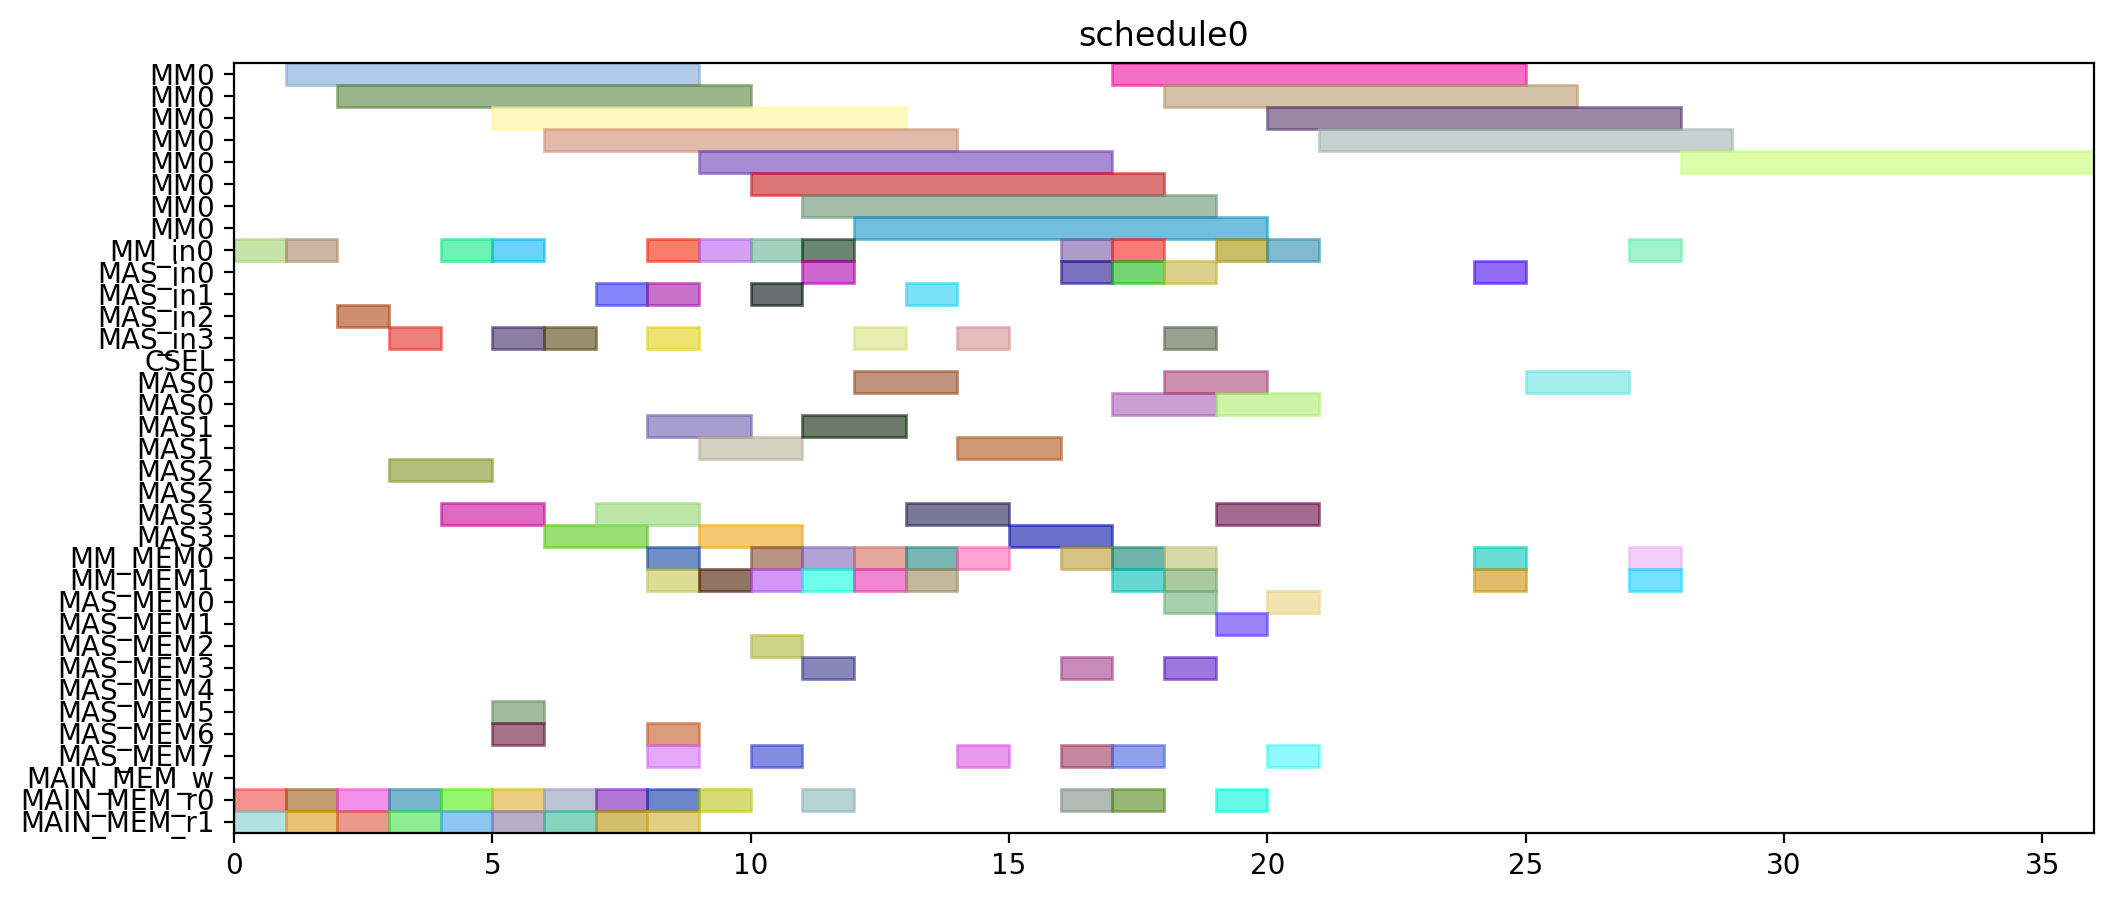

The Python source for this figure:
from pyschedule import Scenario, solvers, plotters, alt


def solve():
	horizon = 120
	S = Scenario("schedule0", horizon=horizon)

	# resource
	MM = S.Resources('MM', num=1, size=8)
	MM_in = S.Resources('MM_in', num=1)
	MAS_in = S.Resources('MAS_in', num=4)
	CSEL = S.Resource('CSEL')
	MAS = S.Resources('MAS', num=4, size=2, periods=range(1, horizon))
	MM_MEM = S.Resources('MM_MEM', num=2)
	MAS_MEM = S.Resources('MAS_MEM', num=8)
	MAIN_MEM_w = S.Resource('MAIN_MEM_w', size=1)
	MAIN_MEM_r = S.Resources('MAIN_MEM_r', num=2)

	# result of previous scheduling

	# new tasks
	t0 = S.Task('t0', length=8, delay_cost=1)
	t0 += alt(MM)
	t0_in = S.Task('t0_in', length=1, delay_cost=1)
	t0_in += alt(MM_in)
	S += t0_in*MM_in[0]<=t0*MM[0]
	t0_mem0 = S.Task('t0_mem0', length=1, delay_cost=1)
	t0_mem0 += MAIN_MEM_r[0]
	S += t0_mem0 <= t0

	t0_mem1 = S.Task('t0_mem1', length=1, delay_cost=1)
	t0_mem1 += MAIN_MEM_r[1]
	S += t0_mem1 <= t0

	t1 = S.Task('t1', length=8, delay_cost=1)
	t1 += alt(MM)
	t1_in = S.Task('t1_in', length=1, delay_cost=1)
	t1_in += alt(MM_in)
	S += t1_in*MM_in[0]<=t1*MM[0]
	t1_mem0 = S.Task('t1_mem0', length=1, delay_cost=1)
	t1_mem0 += MAIN_MEM_r[0]
	S += t1_mem0 <= t1

	t1_mem1 = S.Task('t1_mem1', length=1, delay_cost=1)
	t1_mem1 += MAIN_MEM_r[1]
	S += t1_mem1 <= t1

	t2 = S.Task('t2', length=8, delay_cost=1)
	t2 += alt(MM)
	t2_in = S.Task('t2_in', length=1, delay_cost=1)
	t2_in += alt(MM_in)
	S += t2_in*MM_in[0]<=t2*MM[0]
	t2_mem0 = S.Task('t2_mem0', length=1, delay_cost=1)
	t2_mem0 += MAIN_MEM_r[0]
	S += t2_mem0 <= t2

	t2_mem1 = S.Task('t2_mem1', length=1, delay_cost=1)
	t2_mem1 += MAIN_MEM_r[1]
	S += t2_mem1 <= t2

	t3 = S.Task('t3', length=2, delay_cost=1)
	t3 += alt(MAS)
	t3_in = S.Task('t3_in', length=1, delay_cost=1)
	t3_in += alt(MAS_in)
	S += t3_in*MAS_in[0]<=t3*MAS[0]

	S += t3_in*MAS_in[1]<=t3*MAS[1]

	S += t3_in*MAS_in[2]<=t3*MAS[2]

	S += t3_in*MAS_in[3]<=t3*MAS[3]

	t3_mem0 = S.Task('t3_mem0', length=1, delay_cost=1)
	t3_mem0 += MAIN_MEM_r[0]
	S += t3_mem0 <= t3

	t3_mem1 = S.Task('t3_mem1', length=1, delay_cost=1)
	t3_mem1 += MAIN_MEM_r[1]
	S += t3_mem1 <= t3

	t4 = S.Task('t4', length=2, delay_cost=1)
	t4 += alt(MAS)
	t4_in = S.Task('t4_in', length=1, delay_cost=1)
	t4_in += alt(MAS_in)
	S += t4_in*MAS_in[0]<=t4*MAS[0]

	S += t4_in*MAS_in[1]<=t4*MAS[1]

	S += t4_in*MAS_in[2]<=t4*MAS[2]

	S += t4_in*MAS_in[3]<=t4*MAS[3]

	t4_mem0 = S.Task('t4_mem0', length=1, delay_cost=1)
	t4_mem0 += MAIN_MEM_r[0]
	S += t4_mem0 <= t4

	t4_mem1 = S.Task('t4_mem1', length=1, delay_cost=1)
	t4_mem1 += MAIN_MEM_r[1]
	S += t4_mem1 <= t4

	t8 = S.Task('t8', length=2, delay_cost=1)
	t8 += alt(MAS)
	t8_in = S.Task('t8_in', length=1, delay_cost=1)
	t8_in += alt(MAS_in)
	S += t8_in*MAS_in[0]<=t8*MAS[0]

	S += t8_in*MAS_in[1]<=t8*MAS[1]

	S += t8_in*MAS_in[2]<=t8*MAS[2]

	S += t8_in*MAS_in[3]<=t8*MAS[3]

	t8_mem0 = S.Task('t8_mem0', length=1, delay_cost=1)
	t8_mem0 += MAIN_MEM_r[0]
	S += t8_mem0 <= t8

	t8_mem1 = S.Task('t8_mem1', length=1, delay_cost=1)
	t8_mem1 += MAIN_MEM_r[1]
	S += t8_mem1 <= t8

	t9 = S.Task('t9', length=2, delay_cost=1)
	t9 += alt(MAS)
	t9_in = S.Task('t9_in', length=1, delay_cost=1)
	t9_in += alt(MAS_in)
	S += t9_in*MAS_in[0]<=t9*MAS[0]

	S += t9_in*MAS_in[1]<=t9*MAS[1]

	S += t9_in*MAS_in[2]<=t9*MAS[2]

	S += t9_in*MAS_in[3]<=t9*MAS[3]

	t9_mem0 = S.Task('t9_mem0', length=1, delay_cost=1)
	t9_mem0 += MAIN_MEM_r[0]
	S += t9_mem0 <= t9

	t9_mem1 = S.Task('t9_mem1', length=1, delay_cost=1)
	t9_mem1 += MAIN_MEM_r[1]
	S += t9_mem1 <= t9

	t13 = S.Task('t13', length=2, delay_cost=1)
	t13 += alt(MAS)
	t13_in = S.Task('t13_in', length=1, delay_cost=1)
	t13_in += alt(MAS_in)
	S += t13_in*MAS_in[0]<=t13*MAS[0]

	S += t13_in*MAS_in[1]<=t13*MAS[1]

	S += t13_in*MAS_in[2]<=t13*MAS[2]

	S += t13_in*MAS_in[3]<=t13*MAS[3]

	t13_mem0 = S.Task('t13_mem0', length=1, delay_cost=1)
	t13_mem0 += MAIN_MEM_r[0]
	S += t13_mem0 <= t13

	t13_mem1 = S.Task('t13_mem1', length=1, delay_cost=1)
	t13_mem1 += MAIN_MEM_r[1]
	S += t13_mem1 <= t13

	t14 = S.Task('t14', length=2, delay_cost=1)
	t14 += alt(MAS)
	t14_in = S.Task('t14_in', length=1, delay_cost=1)
	t14_in += alt(MAS_in)
	S += t14_in*MAS_in[0]<=t14*MAS[0]

	S += t14_in*MAS_in[1]<=t14*MAS[1]

	S += t14_in*MAS_in[2]<=t14*MAS[2]

	S += t14_in*MAS_in[3]<=t14*MAS[3]

	t14_mem0 = S.Task('t14_mem0', length=1, delay_cost=1)
	t14_mem0 += MAIN_MEM_r[0]
	S += t14_mem0 <= t14

	t14_mem1 = S.Task('t14_mem1', length=1, delay_cost=1)
	t14_mem1 += MAIN_MEM_r[1]
	S += t14_mem1 <= t14

	t5 = S.Task('t5', length=8, delay_cost=1)
	t5 += alt(MM)
	t5_in = S.Task('t5_in', length=1, delay_cost=1)
	t5_in += alt(MM_in)
	S += t5_in*MM_in[0]<=t5*MM[0]
	t5_mem0 = S.Task('t5_mem0', length=1, delay_cost=1)
	t5_mem0 += alt(MAS_MEM)
	S += (t3*MAS[0])-1 < t5_mem0*MAS_MEM[0]
	S += (t3*MAS[1])-1 < t5_mem0*MAS_MEM[2]
	S += (t3*MAS[2])-1 < t5_mem0*MAS_MEM[4]
	S += (t3*MAS[3])-1 < t5_mem0*MAS_MEM[6]
	S += t5_mem0 <= t5

	t5_mem1 = S.Task('t5_mem1', length=1, delay_cost=1)
	t5_mem1 += alt(MAS_MEM)
	S += (t4*MAS[0])-1 < t5_mem1*MAS_MEM[1]
	S += (t4*MAS[1])-1 < t5_mem1*MAS_MEM[3]
	S += (t4*MAS[2])-1 < t5_mem1*MAS_MEM[5]
	S += (t4*MAS[3])-1 < t5_mem1*MAS_MEM[7]
	S += t5_mem1 <= t5

	t6 = S.Task('t6', length=2, delay_cost=1)
	t6 += alt(MAS)
	t6_in = S.Task('t6_in', length=1, delay_cost=1)
	t6_in += alt(MAS_in)
	S += t6_in*MAS_in[0]<=t6*MAS[0]

	S += t6_in*MAS_in[1]<=t6*MAS[1]

	S += t6_in*MAS_in[2]<=t6*MAS[2]

	S += t6_in*MAS_in[3]<=t6*MAS[3]

	t6_mem0 = S.Task('t6_mem0', length=1, delay_cost=1)
	t6_mem0 += alt(MM_MEM)
	S += (t0*MM[0])-1 < t6_mem0*MM_MEM[0]
	S += t6_mem0 <= t6

	t6_mem1 = S.Task('t6_mem1', length=1, delay_cost=1)
	t6_mem1 += alt(MM_MEM)
	S += (t1*MM[0])-1 < t6_mem1*MM_MEM[1]
	S += t6_mem1 <= t6

	t10 = S.Task('t10', length=8, delay_cost=1)
	t10 += alt(MM)
	t10_in = S.Task('t10_in', length=1, delay_cost=1)
	t10_in += alt(MM_in)
	S += t10_in*MM_in[0]<=t10*MM[0]
	t10_mem0 = S.Task('t10_mem0', length=1, delay_cost=1)
	t10_mem0 += alt(MAS_MEM)
	S += (t8*MAS[0])-1 < t10_mem0*MAS_MEM[0]
	S += (t8*MAS[1])-1 < t10_mem0*MAS_MEM[2]
	S += (t8*MAS[2])-1 < t10_mem0*MAS_MEM[4]
	S += (t8*MAS[3])-1 < t10_mem0*MAS_MEM[6]
	S += t10_mem0 <= t10

	t10_mem1 = S.Task('t10_mem1', length=1, delay_cost=1)
	t10_mem1 += alt(MAS_MEM)
	S += (t9*MAS[0])-1 < t10_mem1*MAS_MEM[1]
	S += (t9*MAS[1])-1 < t10_mem1*MAS_MEM[3]
	S += (t9*MAS[2])-1 < t10_mem1*MAS_MEM[5]
	S += (t9*MAS[3])-1 < t10_mem1*MAS_MEM[7]
	S += t10_mem1 <= t10

	t11 = S.Task('t11', length=2, delay_cost=1)
	t11 += alt(MAS)
	t11_in = S.Task('t11_in', length=1, delay_cost=1)
	t11_in += alt(MAS_in)
	S += t11_in*MAS_in[0]<=t11*MAS[0]

	S += t11_in*MAS_in[1]<=t11*MAS[1]

	S += t11_in*MAS_in[2]<=t11*MAS[2]

	S += t11_in*MAS_in[3]<=t11*MAS[3]

	t11_mem0 = S.Task('t11_mem0', length=1, delay_cost=1)
	t11_mem0 += alt(MM_MEM)
	S += (t1*MM[0])-1 < t11_mem0*MM_MEM[0]
	S += t11_mem0 <= t11

	t11_mem1 = S.Task('t11_mem1', length=1, delay_cost=1)
	t11_mem1 += alt(MM_MEM)
	S += (t2*MM[0])-1 < t11_mem1*MM_MEM[1]
	S += t11_mem1 <= t11

	t15 = S.Task('t15', length=8, delay_cost=1)
	t15 += alt(MM)
	t15_in = S.Task('t15_in', length=1, delay_cost=1)
	t15_in += alt(MM_in)
	S += t15_in*MM_in[0]<=t15*MM[0]
	t15_mem0 = S.Task('t15_mem0', length=1, delay_cost=1)
	t15_mem0 += alt(MAS_MEM)
	S += (t13*MAS[0])-1 < t15_mem0*MAS_MEM[0]
	S += (t13*MAS[1])-1 < t15_mem0*MAS_MEM[2]
	S += (t13*MAS[2])-1 < t15_mem0*MAS_MEM[4]
	S += (t13*MAS[3])-1 < t15_mem0*MAS_MEM[6]
	S += t15_mem0 <= t15

	t15_mem1 = S.Task('t15_mem1', length=1, delay_cost=1)
	t15_mem1 += alt(MAS_MEM)
	S += (t14*MAS[0])-1 < t15_mem1*MAS_MEM[1]
	S += (t14*MAS[1])-1 < t15_mem1*MAS_MEM[3]
	S += (t14*MAS[2])-1 < t15_mem1*MAS_MEM[5]
	S += (t14*MAS[3])-1 < t15_mem1*MAS_MEM[7]
	S += t15_mem1 <= t15

	t16 = S.Task('t16', length=2, delay_cost=1)
	t16 += alt(MAS)
	t16_in = S.Task('t16_in', length=1, delay_cost=1)
	t16_in += alt(MAS_in)
	S += t16_in*MAS_in[0]<=t16*MAS[0]

	S += t16_in*MAS_in[1]<=t16*MAS[1]

	S += t16_in*MAS_in[2]<=t16*MAS[2]

	S += t16_in*MAS_in[3]<=t16*MAS[3]

	t16_mem0 = S.Task('t16_mem0', length=1, delay_cost=1)
	t16_mem0 += alt(MM_MEM)
	S += (t0*MM[0])-1 < t16_mem0*MM_MEM[0]
	S += t16_mem0 <= t16

	t16_mem1 = S.Task('t16_mem1', length=1, delay_cost=1)
	t16_mem1 += alt(MM_MEM)
	S += (t2*MM[0])-1 < t16_mem1*MM_MEM[1]
	S += t16_mem1 <= t16

	t19 = S.Task('t19', length=8, delay_cost=1)
	t19 += alt(MM)
	t19_in = S.Task('t19_in', length=1, delay_cost=1)
	t19_in += alt(MM_in)
	S += t19_in*MM_in[0]<=t19*MM[0]
	t19_mem0 = S.Task('t19_mem0', length=1, delay_cost=1)
	t19_mem0 += MAIN_MEM_r[0]
	S += t19_mem0 <= t19

	t19_mem1 = S.Task('t19_mem1', length=1, delay_cost=1)
	t19_mem1 += alt(MM_MEM)
	S += (t2*MM[0])-1 < t19_mem1*MM_MEM[1]
	S += t19_mem1 <= t19

	t24 = S.Task('t24', length=2, delay_cost=1)
	t24 += alt(MAS)
	t24_in = S.Task('t24_in', length=1, delay_cost=1)
	t24_in += alt(MAS_in)
	S += t24_in*MAS_in[0]<=t24*MAS[0]

	S += t24_in*MAS_in[1]<=t24*MAS[1]

	S += t24_in*MAS_in[2]<=t24*MAS[2]

	S += t24_in*MAS_in[3]<=t24*MAS[3]

	t24_mem0 = S.Task('t24_mem0', length=1, delay_cost=1)
	t24_mem0 += alt(MM_MEM)
	S += (t0*MM[0])-1 < t24_mem0*MM_MEM[0]
	S += t24_mem0 <= t24

	t24_mem1 = S.Task('t24_mem1', length=1, delay_cost=1)
	t24_mem1 += alt(MM_MEM)
	S += (t0*MM[0])-1 < t24_mem1*MM_MEM[1]
	S += t24_mem1 <= t24

	t26 = S.Task('t26', length=8, delay_cost=1)
	t26 += alt(MM)
	t26_in = S.Task('t26_in', length=1, delay_cost=1)
	t26_in += alt(MM_in)
	S += t26_in*MM_in[0]<=t26*MM[0]
	t26_mem0 = S.Task('t26_mem0', length=1, delay_cost=1)
	t26_mem0 += MAIN_MEM_r[0]
	S += t26_mem0 <= t26

	t26_mem1 = S.Task('t26_mem1', length=1, delay_cost=1)
	t26_mem1 += alt(MM_MEM)
	S += (t2*MM[0])-1 < t26_mem1*MM_MEM[1]
	S += t26_mem1 <= t26

	t7 = S.Task('t7', length=2, delay_cost=1)
	t7 += alt(MAS)
	t7_in = S.Task('t7_in', length=1, delay_cost=1)
	t7_in += alt(MAS_in)
	S += t7_in*MAS_in[0]<=t7*MAS[0]

	S += t7_in*MAS_in[1]<=t7*MAS[1]

	S += t7_in*MAS_in[2]<=t7*MAS[2]

	S += t7_in*MAS_in[3]<=t7*MAS[3]

	t7_mem0 = S.Task('t7_mem0', length=1, delay_cost=1)
	t7_mem0 += alt(MM_MEM)
	S += (t5*MM[0])-1 < t7_mem0*MM_MEM[0]
	S += t7_mem0 <= t7

	t7_mem1 = S.Task('t7_mem1', length=1, delay_cost=1)
	t7_mem1 += alt(MAS_MEM)
	S += (t6*MAS[0])-1 < t7_mem1*MAS_MEM[1]
	S += (t6*MAS[1])-1 < t7_mem1*MAS_MEM[3]
	S += (t6*MAS[2])-1 < t7_mem1*MAS_MEM[5]
	S += (t6*MAS[3])-1 < t7_mem1*MAS_MEM[7]
	S += t7_mem1 <= t7

	t12 = S.Task('t12', length=2, delay_cost=1)
	t12 += alt(MAS)
	t12_in = S.Task('t12_in', length=1, delay_cost=1)
	t12_in += alt(MAS_in)
	S += t12_in*MAS_in[0]<=t12*MAS[0]

	S += t12_in*MAS_in[1]<=t12*MAS[1]

	S += t12_in*MAS_in[2]<=t12*MAS[2]

	S += t12_in*MAS_in[3]<=t12*MAS[3]

	t12_mem0 = S.Task('t12_mem0', length=1, delay_cost=1)
	t12_mem0 += alt(MM_MEM)
	S += (t10*MM[0])-1 < t12_mem0*MM_MEM[0]
	S += t12_mem0 <= t12

	t12_mem1 = S.Task('t12_mem1', length=1, delay_cost=1)
	t12_mem1 += alt(MAS_MEM)
	S += (t11*MAS[0])-1 < t12_mem1*MAS_MEM[1]
	S += (t11*MAS[1])-1 < t12_mem1*MAS_MEM[3]
	S += (t11*MAS[2])-1 < t12_mem1*MAS_MEM[5]
	S += (t11*MAS[3])-1 < t12_mem1*MAS_MEM[7]
	S += t12_mem1 <= t12

	t17 = S.Task('t17', length=2, delay_cost=1)
	t17 += alt(MAS)
	t17_in = S.Task('t17_in', length=1, delay_cost=1)
	t17_in += alt(MAS_in)
	S += t17_in*MAS_in[0]<=t17*MAS[0]

	S += t17_in*MAS_in[1]<=t17*MAS[1]

	S += t17_in*MAS_in[2]<=t17*MAS[2]

	S += t17_in*MAS_in[3]<=t17*MAS[3]

	t17_mem0 = S.Task('t17_mem0', length=1, delay_cost=1)
	t17_mem0 += alt(MM_MEM)
	S += (t15*MM[0])-1 < t17_mem0*MM_MEM[0]
	S += t17_mem0 <= t17

	t17_mem1 = S.Task('t17_mem1', length=1, delay_cost=1)
	t17_mem1 += alt(MAS_MEM)
	S += (t16*MAS[0])-1 < t17_mem1*MAS_MEM[1]
	S += (t16*MAS[1])-1 < t17_mem1*MAS_MEM[3]
	S += (t16*MAS[2])-1 < t17_mem1*MAS_MEM[5]
	S += (t16*MAS[3])-1 < t17_mem1*MAS_MEM[7]
	S += t17_mem1 <= t17

	t25 = S.Task('t25', length=2, delay_cost=1)
	t25 += alt(MAS)
	t25_in = S.Task('t25_in', length=1, delay_cost=1)
	t25_in += alt(MAS_in)
	S += t25_in*MAS_in[0]<=t25*MAS[0]

	S += t25_in*MAS_in[1]<=t25*MAS[1]

	S += t25_in*MAS_in[2]<=t25*MAS[2]

	S += t25_in*MAS_in[3]<=t25*MAS[3]

	t25_mem0 = S.Task('t25_mem0', length=1, delay_cost=1)
	t25_mem0 += alt(MM_MEM)
	S += (t0*MM[0])-1 < t25_mem0*MM_MEM[0]
	S += t25_mem0 <= t25

	t25_mem1 = S.Task('t25_mem1', length=1, delay_cost=1)
	t25_mem1 += alt(MAS_MEM)
	S += (t24*MAS[0])-1 < t25_mem1*MAS_MEM[1]
	S += (t24*MAS[1])-1 < t25_mem1*MAS_MEM[3]
	S += (t24*MAS[2])-1 < t25_mem1*MAS_MEM[5]
	S += (t24*MAS[3])-1 < t25_mem1*MAS_MEM[7]
	S += t25_mem1 <= t25

	t29 = S.Task('t29', length=2, delay_cost=1)
	t29 += alt(MAS)
	t29_in = S.Task('t29_in', length=1, delay_cost=1)
	t29_in += alt(MAS_in)
	S += t29_in*MAS_in[0]<=t29*MAS[0]

	S += t29_in*MAS_in[1]<=t29*MAS[1]

	S += t29_in*MAS_in[2]<=t29*MAS[2]

	S += t29_in*MAS_in[3]<=t29*MAS[3]

	t29_mem0 = S.Task('t29_mem0', length=1, delay_cost=1)
	t29_mem0 += alt(MM_MEM)
	S += (t0*MM[0])-1 < t29_mem0*MM_MEM[0]
	S += t29_mem0 <= t29

	t29_mem1 = S.Task('t29_mem1', length=1, delay_cost=1)
	t29_mem1 += alt(MM_MEM)
	S += (t26*MM[0])-1 < t29_mem1*MM_MEM[1]
	S += t29_mem1 <= t29

	t18 = S.Task('t18', length=8, delay_cost=1)
	t18 += alt(MM)
	t18_in = S.Task('t18_in', length=1, delay_cost=1)
	t18_in += alt(MM_in)
	S += t18_in*MM_in[0]<=t18*MM[0]
	t18_mem0 = S.Task('t18_mem0', length=1, delay_cost=1)
	t18_mem0 += MAIN_MEM_r[0]
	S += t18_mem0 <= t18

	t18_mem1 = S.Task('t18_mem1', length=1, delay_cost=1)
	t18_mem1 += alt(MAS_MEM)
	S += (t12*MAS[0])-1 < t18_mem1*MAS_MEM[1]
	S += (t12*MAS[1])-1 < t18_mem1*MAS_MEM[3]
	S += (t12*MAS[2])-1 < t18_mem1*MAS_MEM[5]
	S += (t12*MAS[3])-1 < t18_mem1*MAS_MEM[7]
	S += t18_mem1 <= t18

	t27 = S.Task('t27', length=8, delay_cost=1)
	t27 += alt(MM)
	t27_in = S.Task('t27_in', length=1, delay_cost=1)
	t27_in += alt(MM_in)
	S += t27_in*MM_in[0]<=t27*MM[0]
	t27_mem0 = S.Task('t27_mem0', length=1, delay_cost=1)
	t27_mem0 += MAIN_MEM_r[0]
	S += t27_mem0 <= t27

	t27_mem1 = S.Task('t27_mem1', length=1, delay_cost=1)
	t27_mem1 += alt(MAS_MEM)
	S += (t12*MAS[0])-1 < t27_mem1*MAS_MEM[1]
	S += (t12*MAS[1])-1 < t27_mem1*MAS_MEM[3]
	S += (t12*MAS[2])-1 < t27_mem1*MAS_MEM[5]
	S += (t12*MAS[3])-1 < t27_mem1*MAS_MEM[7]
	S += t27_mem1 <= t27

	t28 = S.Task('t28', length=2, delay_cost=1)
	t28 += alt(MAS)
	t28_in = S.Task('t28_in', length=1, delay_cost=1)
	t28_in += alt(MAS_in)
	S += t28_in*MAS_in[0]<=t28*MAS[0]

	S += t28_in*MAS_in[1]<=t28*MAS[1]

	S += t28_in*MAS_in[2]<=t28*MAS[2]

	S += t28_in*MAS_in[3]<=t28*MAS[3]

	t28_mem0 = S.Task('t28_mem0', length=1, delay_cost=1)
	t28_mem0 += alt(MAS_MEM)
	S += (t25*MAS[0])-1 < t28_mem0*MAS_MEM[0]
	S += (t25*MAS[1])-1 < t28_mem0*MAS_MEM[2]
	S += (t25*MAS[2])-1 < t28_mem0*MAS_MEM[4]
	S += (t25*MAS[3])-1 < t28_mem0*MAS_MEM[6]
	S += t28_mem0 <= t28

	t28_mem1 = S.Task('t28_mem1', length=1, delay_cost=1)
	t28_mem1 += alt(MM_MEM)
	S += (t26*MM[0])-1 < t28_mem1*MM_MEM[1]
	S += t28_mem1 <= t28

	t30 = S.Task('t30', length=8, delay_cost=1)
	t30 += alt(MM)
	t30_in = S.Task('t30_in', length=1, delay_cost=1)
	t30_in += alt(MM_in)
	S += t30_in*MM_in[0]<=t30*MM[0]
	t30_mem0 = S.Task('t30_mem0', length=1, delay_cost=1)
	t30_mem0 += MAIN_MEM_r[0]
	S += t30_mem0 <= t30

	t30_mem1 = S.Task('t30_mem1', length=1, delay_cost=1)
	t30_mem1 += alt(MAS_MEM)
	S += (t29*MAS[0])-1 < t30_mem1*MAS_MEM[1]
	S += (t29*MAS[1])-1 < t30_mem1*MAS_MEM[3]
	S += (t29*MAS[2])-1 < t30_mem1*MAS_MEM[5]
	S += (t29*MAS[3])-1 < t30_mem1*MAS_MEM[7]
	S += t30_mem1 <= t30

	t20 = S.Task('t20', length=2, delay_cost=1)
	t20 += alt(MAS)
	t20_in = S.Task('t20_in', length=1, delay_cost=1)
	t20_in += alt(MAS_in)
	S += t20_in*MAS_in[0]<=t20*MAS[0]

	S += t20_in*MAS_in[1]<=t20*MAS[1]

	S += t20_in*MAS_in[2]<=t20*MAS[2]

	S += t20_in*MAS_in[3]<=t20*MAS[3]

	t20_mem0 = S.Task('t20_mem0', length=1, delay_cost=1)
	t20_mem0 += alt(MM_MEM)
	S += (t19*MM[0])-1 < t20_mem0*MM_MEM[0]
	S += t20_mem0 <= t20

	t20_mem1 = S.Task('t20_mem1', length=1, delay_cost=1)
	t20_mem1 += alt(MM_MEM)
	S += (t18*MM[0])-1 < t20_mem1*MM_MEM[1]
	S += t20_mem1 <= t20

	t31 = S.Task('t31', length=8, delay_cost=1)
	t31 += alt(MM)
	t31_in = S.Task('t31_in', length=1, delay_cost=1)
	t31_in += alt(MM_in)
	S += t31_in*MM_in[0]<=t31*MM[0]
	t31_mem0 = S.Task('t31_mem0', length=1, delay_cost=1)
	t31_mem0 += alt(MM_MEM)
	S += (t27*MM[0])-1 < t31_mem0*MM_MEM[0]
	S += t31_mem0 <= t31

	t31_mem1 = S.Task('t31_mem1', length=1, delay_cost=1)
	t31_mem1 += alt(MM_MEM)
	S += (t30*MM[0])-1 < t31_mem1*MM_MEM[1]
	S += t31_mem1 <= t31

	t35 = S.Task('t35', length=8, delay_cost=1)
	t35 += alt(MM)
	t35_in = S.Task('t35_in', length=1, delay_cost=1)
	t35_in += alt(MM_in)
	S += t35_in*MM_in[0]<=t35*MM[0]
	t35_mem0 = S.Task('t35_mem0', length=1, delay_cost=1)
	t35_mem0 += alt(MAS_MEM)
	S += (t7*MAS[0])-1 < t35_mem0*MAS_MEM[0]
	S += (t7*MAS[1])-1 < t35_mem0*MAS_MEM[2]
	S += (t7*MAS[2])-1 < t35_mem0*MAS_MEM[4]
	S += (t7*MAS[3])-1 < t35_mem0*MAS_MEM[6]
	S += t35_mem0 <= t35

	t35_mem1 = S.Task('t35_mem1', length=1, delay_cost=1)
	t35_mem1 += alt(MAS_MEM)
	S += (t28*MAS[0])-1 < t35_mem1*MAS_MEM[1]
	S += (t28*MAS[1])-1 < t35_mem1*MAS_MEM[3]
	S += (t28*MAS[2])-1 < t35_mem1*MAS_MEM[5]
	S += (t28*MAS[3])-1 < t35_mem1*MAS_MEM[7]
	S += t35_mem1 <= t35

	solvers.mip.solve(S,msg=1,kind='CPLEX',ratio_gap=1.01)

	solution = [['hoge']*len(S.solution()[1]) for i in range(len(S.solution()))]
	for i in range(len(S.solution())):
		for j in range(len(S.solution()[i])):
			solution[i][j]=str(S.solution()[i][j])
	print(solution)

	cycles = int(solution[-1][3])

	pic_file_name = "/home/mfukuda/ABE/multiRAM_multiMAS_16mux/scheduling_result/stage8MM1_stage2MAS4/EP_ADD_A_ANY/schedule0.png"
	if(S.solution() != []):
		plotters.matplotlib.plot(S,img_filename=pic_file_name, show_task_labels=False, fig_size=(cycles*0.25+3, 5))

	return solution
